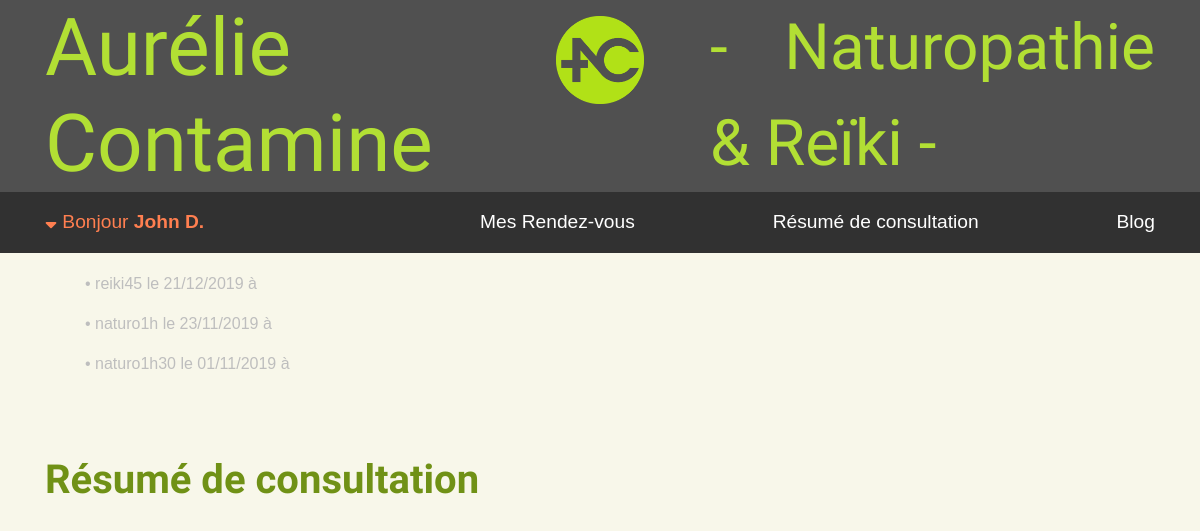
/php/espacePerso.php (signed in), run on the app's committed database.
### tables this page shows
CREATE TABLE `RendezVous` (
  `rdv_id` int(11) NOT NULL,
  `name` varchar(25) NOT NULL,
  `date` date NOT NULL,
  `start_hour` time NOT NULL,
  `content` text NOT NULL,
  `user_id` int(11) NOT NULL
);

### php/espacePerso.php (called while the page is built, shortened)
<?php
include 'classes/bdd.class.php';
include 'classes/rendezVous.class.php';
include 'classes/userSession.class.php';
$userSession = new UserSession();
$userSession->isAuthenticated() ? $idUser = $userSession->getId() : $idUser = 0;
$rdvListe = new RendezVous();
$mesRdv = $rdvListe -> listAll($idUser);
include 'vue/espacePerso.phtml';

### php/classes/userSession.class.php (called while the page is built, shortened)
<?php
	class UserSession {
        public function isAuthenticated(){
            if (array_key_exists('user', $_SESSION) && empty($_SESSION['user']) == false)
            {
                return true;
            }
            return false;
        }
        public function getName(){
            if ($this->isAuthenticated() == true)
            {
                return $_SESSION['user']['FirstName']." ".substr($_SESSION['user']['LastName'],0,1).".";
            }
        }
        public function getId(){
            if ($this->isAuthenticated() == true)
            {
                return $_SESSION['user']['UserId'];
            }
        }
    }

### php/classes/rendezVous.class.php (called while the page is built, shortened)
<?php
class RendezVous {
    public function listAll($idUser){
        $requete = "SELECT *, DATE_FORMAT(date, '%d/%m/%Y') as dateEu, DATE_FORMAT(start_hour, '%Hh%i') as hourEu, NOW() as thisDay FROM RendezVous WHERE user_id = ? ORDER BY date DESC LIMIT 10 ";
        return $this->$bdd->selectAll($requete, [$idUser]);
    }
}

### php/classes/bdd.class.php (called while the page is built, shortened)
<?php
class BDD {
    private $bdd;
    public function __construct (){
        $this->bdd = new PDO (
            'mysql:host=localhost;
            dbname=SiteNaturo;
            charset=utf8',
            'root',
            'root',
            [
                PDO::ATTR_ERRMODE => PDO::ERRMODE_EXCEPTION,
                PDO::ATTR_DEFAULT_FETCH_MODE => PDO::FETCH_ASSOC
            ]
            );
    }
    public function selectAll(string $sql, array $param = []){
        $requete = $this->bdd->prepare($sql);
        $requete->execute($param);
        return $requete->fetchAll();
    }
}

### php/vue/espacePerso.phtml (the view, shortened to what this page needs)
<?php include "templates/head.phtml" ?>
    <body>
        <header>
            <div class="container">
                <div class="row">
                    <div id="titrePrimaire" class="col-md-5">
                        <h1>Aurélie Contamine</h1>
                    </div>
                    <div class="col-md-2" id="logoEnTete">
                        <a href="index.php"><img src="../img/ACCut.png" alt="Logo-AC"></a>
                    </div>
                    <div id="titreSecondaire" class="col-md-5">
                        <p>- Naturopathie & Reïki -</p>
                    </div>
                </div>
            </div>
            <nav>
                <div class="container" id='espaceP'>
                    <div class="row">
                        <div class="col-md-12">
                            <ul>
                                <?php $userSession = new UserSession(); ?>
                                    <?php if($userSession->isAuthenticated() == true): ?>
                                        <li class='red userTag'>
                                            <div class="toggle">
                                                <p class="welcome"><i class="fas fa-sort-down"></i> Bonjour <strong><?= htmlspecialchars($userSession->getName()) ?></strong></p>
                                            </div>
                                        </li>
                                    <?php else : ?>
                                        <li class='red userTag'><a href="connexion.php">Se connecter</a></li>
                                    <?php endif; ?>
                                <li class='menus'><a class="js-scrollTo" href="#rendezVous">Mes Rendez-vous</a></li>
                                <li class='menus'><a class="js-scrollTo" href="#resume">Résumé de consultation</a></li>
                                <li class='menus'><a class="blog" href="../blog/php/indexBlog.php">Blog</a></li>
                            </ul>
                        </div>
                    </div>
                </div>
            </nav>
        </header>
        <div class="rouleau">
            <section id="rendezVous" class="container">
                <h3>Mes rendez-vous</h3>
                    <li>
                        <?php foreach($mesRdv as $rendezVous): ?>
                            <?php if ($rendezVous['date'] < $rendezVous['thisDay']):?>
                                <ul class='past'> <a href="" class='rdv-espacePerso'> &#x2022 <?= $rendezVous['name']?> le <?=$rendezVous['dateEu']?> à  </a></ul>
                            <?php else: ?>
                                <ul> <a href="" class='rdv-espacePerso'> &#x2022 <?= $rendezVous['name']?> le <?=$rendezVous['dateEu']?> à <?=$rendezVous['hourEu'] ?><div class="inactif"><?=htmlspecialchars($rendezVous['content'])?></div> </a></ul>
                            <?php endif; ?>
                        <?php endforeach; ?>
                    </li>
            </section>
            <section id="resume" class="container">
                <h3>Résumé de consultation</h3>
            </section>
        </div>
    </body>
</html>

### css/style.css (style rules this page uses)
html { scroll-behavior: smooth; }
body { font-family: Arial, Helvetica, sans-serif; font-weight: 500; background-color: rgb(248, 247, 234); }
section { margin-bottom: 5rem; }
a { text-decoration: none; color: inherit; }
li { list-style: none; }
h1,h2,h3 { font-family: 'Amatic SC', cursive; }
h3 { font-size: 2.5rem; color: rgb(112, 145, 22); font-weight: bold; padding-bottom: 1rem; }
p { text-align: justify; }
.rouleau { margin-top: 200px; }
header { background-color: rgb(80, 80, 80); position: fixed; left: 0; right: 0; top:0; z-index: 100; }
#titrePrimaire { display: flex; align-items: center; }
#titreSecondaire { display: flex; justify-content: flex-end; align-items: center; }
#titrePrimaire h1 { margin: 0; color: rgb(178,223,52); font-size: 5rem; transition: 0.5s; }
#titreSecondaire p { margin: 0; color: rgb(178,223,52); font-family: 'Amatic SC', cursive; font-size: 4rem; transition: 0.7s; }
header img { padding: 1rem; width: 120px; transition: 0.6s; }
#logoEnTete { text-align: center; }
nav ul li { display: inline-block; font-weight: 400; color: rgb(255, 255, 255); font-size: 1.2rem; transition: 0.6s; }
ul .red { color: coral!important; }
nav ul { display: flex; justify-content: space-between; width: 100%; padding: 1rem 0; margin: 0; transition: 0.6s; }
nav { background-color: rgb(49, 49, 49); }
.welcome { margin: 0!important; }
.past { color: rgb(190, 190, 190); }

### data on the page
rendezvous: name "reiki45", dateEu "21/12/2019"
rendezvous: name "naturo1h", dateEu "23/11/2019"
rendezvous: name "naturo1h30", dateEu "01/11/2019"

### other printed values
$userSession->getName() "John D."
